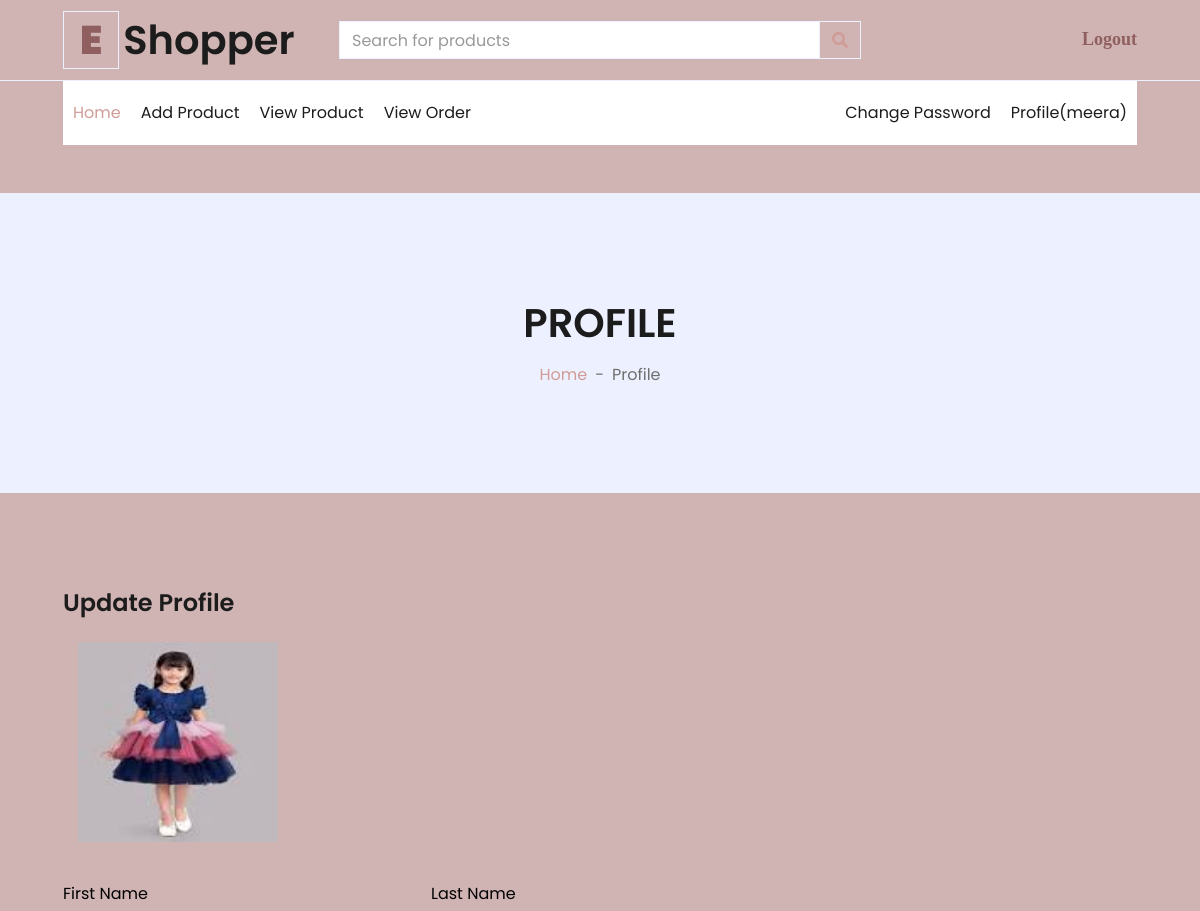
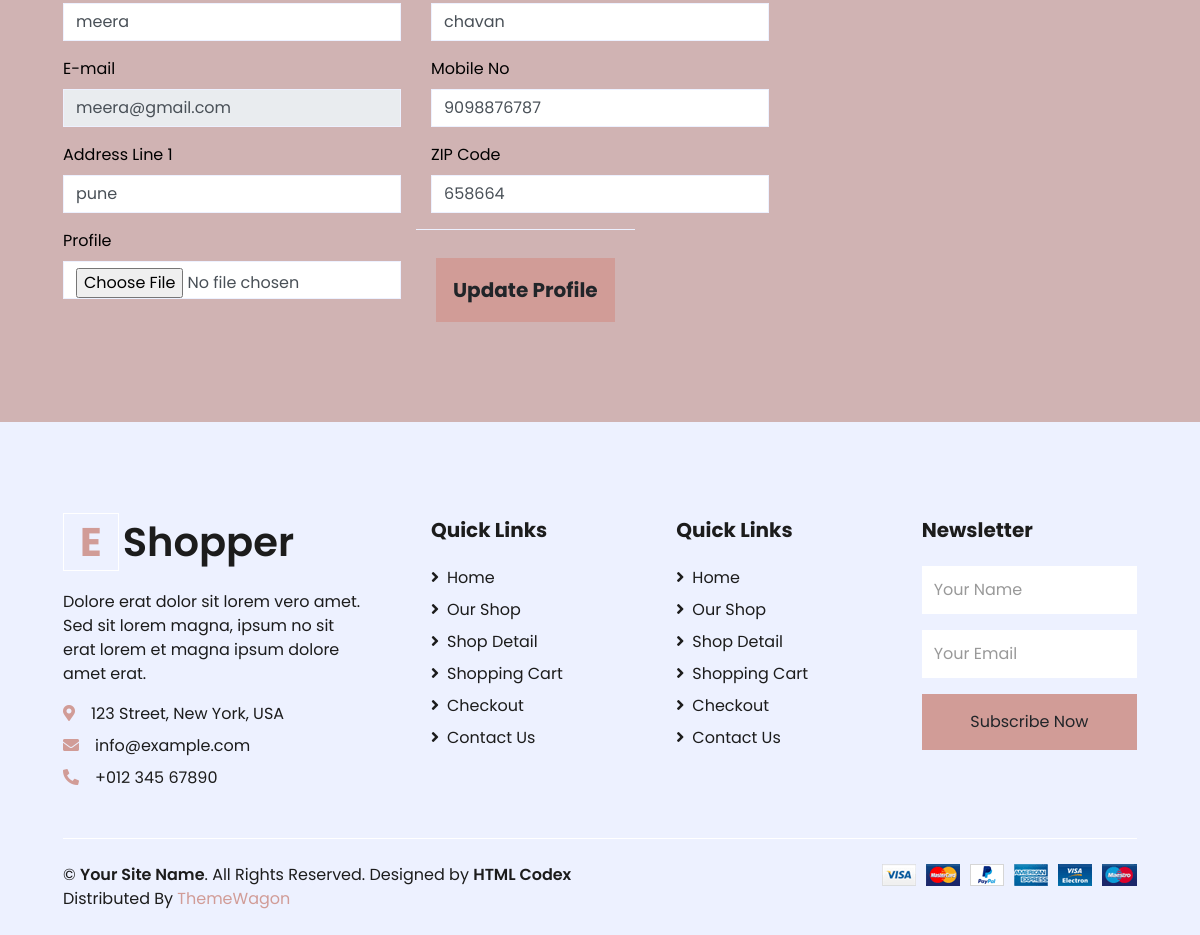
Screenshot of /profile/ (signed in) with the database file from the repository (2 pictures, top to bottom).
### app/models.py (models this page shows, shortened)
class User(models.Model):
    fname=models.CharField(max_length=100)
    lname=models.CharField(max_length=100)
    email=models.EmailField()
    mobile=models.PositiveIntegerField()
    address=models.CharField(max_length=100)
    zipcode=models.PositiveIntegerField()
    password=models.CharField(max_length=100) # confirm password only in html and view page not neewd to make coloumn
    profile=models.ImageField(upload_to='profile/',default="")
    usertype=models.CharField(max_length=100,default="buyer")

### app/views.py (the view)
# urls.py: path('profile/',views.profile,name='profile'),
def profile(request):
    user=User.objects.get(email=request.session['email'])
    if request.method=="POST":
        user.fname=request.POST['fname']
        user.lname=request.POST['lname']
        user.email=request.POST['email']
        user.mobile=request.POST['mobile']
        user.address=request.POST['address']
        try:
            user.profile=request.FILES['profile']
        except:
            pass
        user.save()
        request.session['profile']=user.profile.url   # for header image
        msg="Profile Update Successfully"
        if user.usertype=="buyer":
            return render(request,'profile.html',{'msg':msg,'user':user})
        else:
            return render(request,'seller-profile.html',{'msg':msg,'user':user})
    else:
        if user.usertype=="buyer":
            return render(request,'profile.html',{'user':user})
        else:
            return render(request,'seller-profile.html',{'user':user})

### app/templates/seller-profile.html (shortened to what this page needs)
{% extends 'seller-header.html' %}
{% load static %}
{% block content %}
<!DOCTYPE html>
<html lang="en">
<head>
</head>
<body>
    <div class="container-fluid bg-secondary mb-5">
        <div class="d-flex flex-column align-items-center justify-content-center" style="min-height: 300px">
            <h1 class="font-weight-semi-bold text-uppercase mb-3">Profile</h1>
            <div class="d-inline-flex">
                <p class="m-0"><a href="">Home</a></p>
                <p class="m-0 px-2">-</p>
                <p class="m-0">Profile</p>
            </div>
        </div>
    </div>
    <div class="container-fluid pt-5">
        <div class="row px-xl-5">
            <div class="col-lg-8">
                <div class="mb-4">
                    <h4 class="font-weight-semi-bold mb-4">Update Profile </h4>
                    <form action="{% url 'profile' %}" method="post" enctype="multipart/form-data">
                        <div class="col-md-6 form-group">
                            <img src="{{request.session.profile}}" width="200px" height="200px">
                        </div><br>
                        <div class="row">
                            <div class="col-md-6 form-group">
                                <label style="color: black;">First Name</label>
                                <input class="form-control" type="text" placeholder="Enter First Name" name="fname" value="{{user.fname}}">
                            </div>
                            <div class="col-md-6 form-group">
                                <label style="color: black;">Last Name</label>
                                <input class="form-control" type="text" placeholder="Enter Last Name" name="lname" value="{{user.lname}}">
                            </div>
                            <div class="col-md-6 form-group">
                                <label style="color: black;">E-mail</label>
                                <input class="form-control" type="email" placeholder="Enter Email" name="email" value="{{user.email}}" readonly>
                            </div>
                            <div class="col-md-6 form-group">
                                <label style="color: black;">Mobile No</label>
                                <input class="form-control" type="number" placeholder="Enter Mobile" name="mobile" value="{{user.mobile}}">
                            </div>
                            <div class="col-md-6 form-group">
                                <label style="color: black;">Address Line 1</label>
                                <input class="form-control" type="text" placeholder="Enter Address" name="address" value="{{user.address}}">
                            </div>
                            <div class="col-md-6 form-group">
                                <label style="color: black;">ZIP Code</label>
                                <input class="form-control" type="number" placeholder="Enter Zip Code" name="zipcode" value="{{user.zipcode}}">
                            </div>
                            <div class="col-md-6 form-group">
                                <label style="color: black;">Profile</label>
                                <input class="form-control" type="file" name="profile" >
                            </div>
                            <div class="card-footer border-secondary bg-transparent">
                                <button class="btn btn-lg btn-block btn-primary font-weight-bold my-3 py-3">Update Profile</button>
                            </div>
                        </div>
                    </form>
                </div>
            </div>
        </div>
    </div>
</body>
</html>
{% endblock%}

### app/templates/seller-header.html (shortened to what this page needs)
{% load static %}
<!DOCTYPE html>
<html lang="en">
<head>
    <link href="https://cdnjs.cloudflare.com/ajax/libs/font-awesome/5.10.0/css/all.min.css" rel="stylesheet">
    <link href="{% static 'lib/owlcarousel/assets/owl.carousel.min.css' %}" rel="stylesheet">
    <link href="{% static 'css/style.css' %}" rel="stylesheet">
</head>
<body>
    <div class="container-fluid">
        <div class="row align-items-center py-3 px-xl-5">
            <div class="col-lg-3 d-none d-lg-block">
                <a href="" class="text-decoration-none">
                    <h1 class="m-0 display-5 font-weight-semi-bold"><span class="text-primary font-weight-bold border px-3 mr-1"><b style="color: rgb(143, 95, 95);">E</b></span>Shopper</h1>
                </a>
            </div>
            <div class="col-lg-6 col-6 text-left">
                <form action="">
                    <div class="input-group">
                        <input type="text" class="form-control" placeholder="Search for products">
                        <div class="input-group-append">
                            <span class="input-group-text bg-transparent text-primary">
                                <i class="fa fa-search"></i>
                            </span>
                        </div>
                    </div>
                </form>
            </div>
            <div class="col-lg-3 col-6 text-right">
                    <a style="color: rgb(143, 95, 95); font-size: large;" href="{% url 'logout' %}" class="fa fa-sign-out">Logout</a>
            </div>
        </div>
    </div>
    <div class="container-fluid mb-5">
        <div class="row border-top px-xl-5">
            <div class="col-lg-12">
                <nav class="navbar navbar-expand-lg bg-light navbar-light py-3 py-lg-0 px-0">
                    <div class="collapse navbar-collapse justify-content-between" id="navbarCollapse">
                        <div class="navbar-nav mr-auto py-0">
                            <a href="{% url 'seller-index' %}" class="nav-item nav-link active">Home</a>
                            <a href="{% url 'seller-add-product' %}" class="nav-item nav-link">Add Product</a>
                            <a href="{% url 'seller-view-product' %}" class="nav-item nav-link">View Product</a>
                            <a href="{% url 'seller-view-order' %}" class="nav-item nav-link">View Order</a>
                        </div>
                        <div class="navbar-nav ml-auto py-0">
                            {% if request.session.email %}
                            <a href="{% url 'change-password' %}" class="nav-item nav-link">Change Password</a>
                            <a href="{% url 'profile' %}" class="nav-item nav-link">Profile({{request.session.fname}})</a>
                            {% else %}
                            <a href="{% url 'login' %}" class="nav-item nav-link">Login</a>
                            <a href="{% url 'signup' %}" class="nav-item nav-link">Sign Up</a>
                            {% endif %}
                        </div>
                    </div>
                </nav>
            </div>
        </div>
    </div>
    {% block content%}
    {% endblock %}
    <div class="container-fluid bg-secondary text-dark mt-5 pt-5">
        <div class="row px-xl-5 pt-5">
            <div class="col-lg-4 col-md-12 mb-5 pr-3 pr-xl-5">
                <a href="" class="text-decoration-none">
                    <h1 class="mb-4 display-5 font-weight-semi-bold"><span class="text-primary font-weight-bold border border-white px-3 mr-1">E</span>Shopper</h1>
                </a>
                <p>Dolore erat dolor sit lorem vero amet. Sed sit lorem magna, ipsum no sit erat lorem et magna ipsum dolore amet erat.</p>
                <p class="mb-2"><i class="fa fa-map-marker-alt text-primary mr-3"></i>123 Street, New York, USA</p>
                <p class="mb-2"><i class="fa fa-envelope text-primary mr-3"></i>info@example.com</p>
                <p class="mb-0"><i class="fa fa-phone-alt text-primary mr-3"></i>+012 345 67890</p>
            </div>
            <div class="col-lg-8 col-md-12">
                <div class="row">
                    <div class="col-md-4 mb-5">
                        <h5 class="font-weight-bold text-dark mb-4">Quick Links</h5>
                        <div class="d-flex flex-column justify-content-start">
                            <a class="text-dark mb-2" href="index.html"><i class="fa fa-angle-right mr-2"></i>Home</a>
                            <a class="text-dark mb-2" href="shop.html"><i class="fa fa-angle-right mr-2"></i>Our Shop</a>
                            <a class="text-dark mb-2" href="detail.html"><i class="fa fa-angle-right mr-2"></i>Shop Detail</a>
                            <a class="text-dark mb-2" href="cart.html"><i class="fa fa-angle-right mr-2"></i>Shopping Cart</a>
                            <a class="text-dark mb-2" href="checkout.html"><i class="fa fa-angle-right mr-2"></i>Checkout</a>
                            <a class="text-dark" href="contact.html"><i class="fa fa-angle-right mr-2"></i>Contact Us</a>
                        </div>
                    </div>
                    <div class="col-md-4 mb-5">
                        <h5 class="font-weight-bold text-dark mb-4">Quick Links</h5>
                        <div class="d-flex flex-column justify-content-start">
                            <a class="text-dark mb-2" href="index.html"><i class="fa fa-angle-right mr-2"></i>Home</a>
                            <a class="text-dark mb-2" href="shop.html"><i class="fa fa-angle-right mr-2"></i>Our Shop</a>
                            <a class="text-dark mb-2" href="detail.html"><i class="fa fa-angle-right mr-2"></i>Shop Detail</a>
                            <a class="text-dark mb-2" href="cart.html"><i class="fa fa-angle-right mr-2"></i>Shopping Cart</a>
                            <a class="text-dark mb-2" href="checkout.html"><i class="fa fa-angle-right mr-2"></i>Checkout</a>
                            <a class="text-dark" href="contact.html"><i class="fa fa-angle-right mr-2"></i>Contact Us</a>
                        </div>
                    </div>
                    <div class="col-md-4 mb-5">
                        <h5 class="font-weight-bold text-dark mb-4">Newsletter</h5>
                        <form action="">
                            <div class="form-group">
                                <input type="text" class="form-control border-0 py-4" placeholder="Your Name" required="required" />
                            </div>
                            <div class="form-group">
                                <input type="email" class="form-control border-0 py-4" placeholder="Your Email"
                                    required="required" />
                            </div>
                            <div>
                                <button class="btn btn-primary btn-block border-0 py-3" type="submit">Subscribe Now</button>
                            </div>
                        </form>
                    </div>
                </div>
            </div>
        </div>
        <div class="row border-top border-light mx-xl-5 py-4">
            <div class="col-md-6 px-xl-0">
                <p class="mb-md-0 text-center text-md-left text-dark">
                    &copy; <a class="text-dark font-weight-semi-bold" href="#">Your Site Name</a>. All Rights Reserved. Designed
                    by
                    <a class="text-dark font-weight-semi-bold" href="https://htmlcodex.com">HTML Codex</a><br>
                    Distributed By <a href="https://themewagon.com" target="_blank">ThemeWagon</a>
                </p>
            </div>
            <div class="col-md-6 px-xl-0 text-center text-md-right">
                <img class="img-fluid" src="{% static 'img/payments.png' %}" alt="">
            </div>
        </div>
    </div>
</body>
</html>

### app/templates/seller-profile.html (style rules this page uses)
body { background-image: url("paper.gif"); background-color: rgb(208, 179, 179); ; }

### rows the page displays
User: session.fname "meera", fname "meera", lname "chavan", email "meera@gmail.com", mobile "9098876787", address "pune", zipcode "658664"
